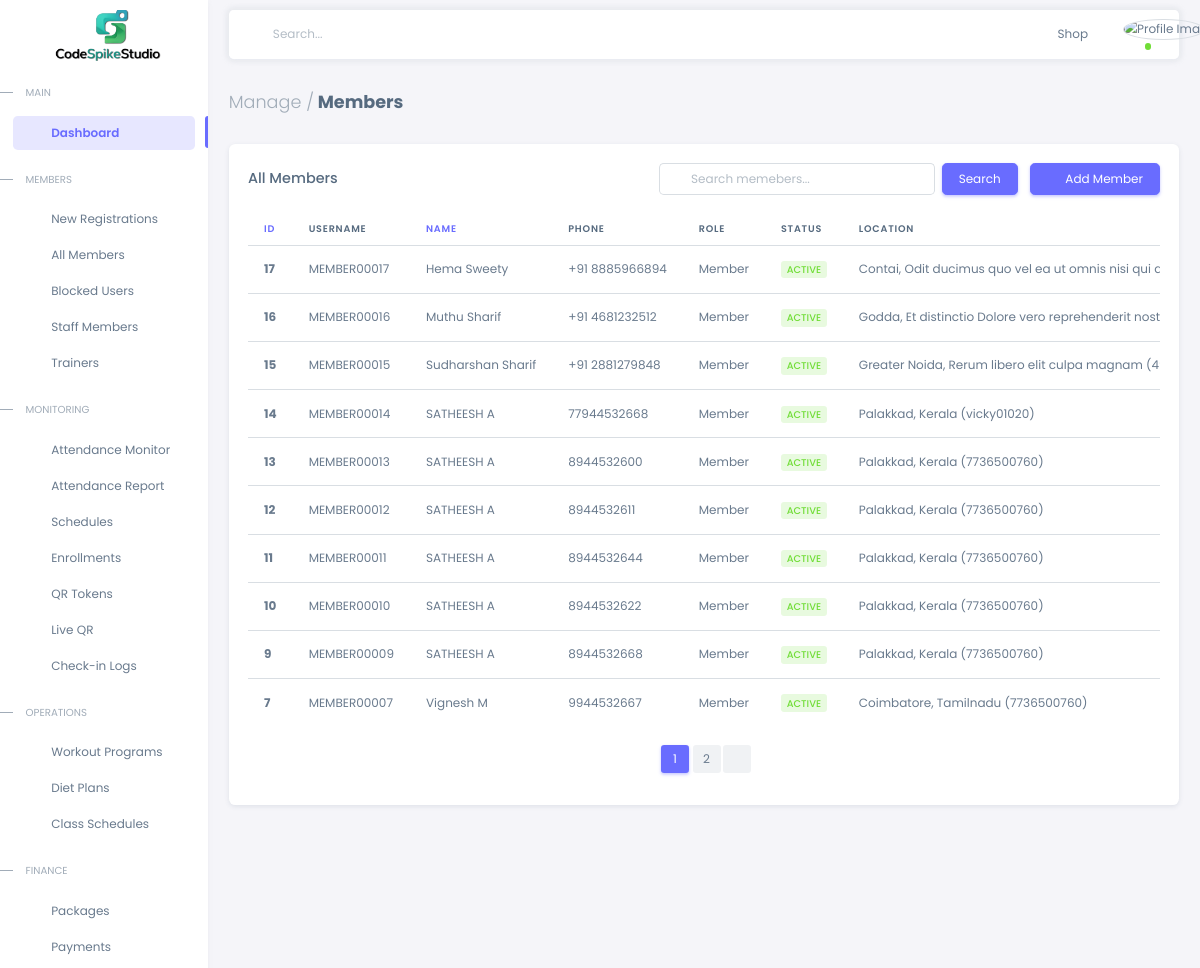
/users/ (upper part), run on an earlier commit of the app's database.
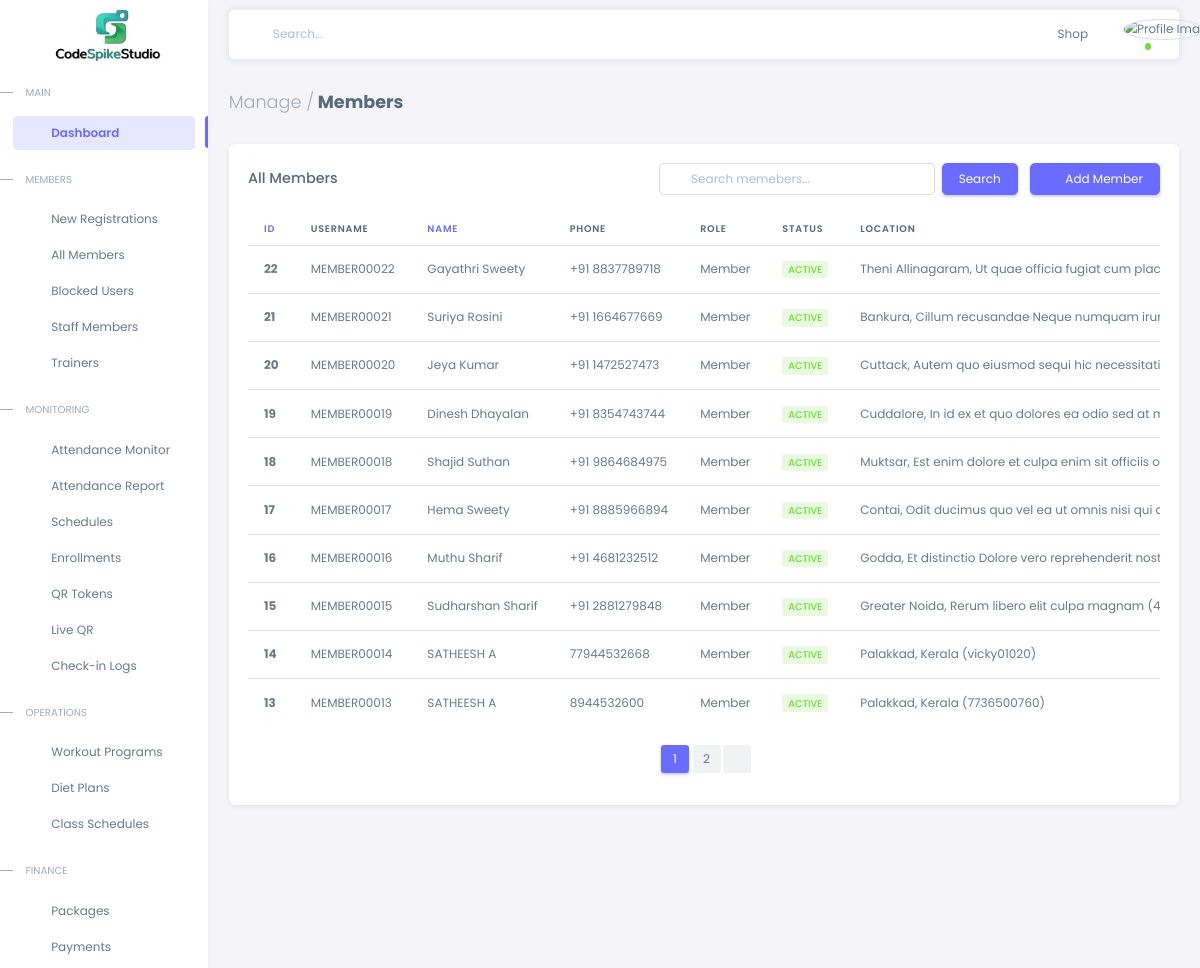
And on a later commit of the database.
### accounts/models.py (models this page shows, shortened)
class CustomUser(AbstractUser):
    username = models.CharField(max_length=20, unique=True, blank=True, null=True)
    phone_number = models.CharField(max_length=15, unique=True)
    member_id = models.BigAutoField(primary_key=True)
    join_date = models.DateField(auto_now_add=True)
    STAFF_ROLES = [
        ('Admin', 'Admin'),
        ('Manager', 'Manager'),
        ('Employee', 'Employee'),
        ('Customer', 'Customer'),
        ('Member', 'Member'),
        ('Trainer', 'Trainer'),
    ]
    staff_role = models.CharField(max_length=100, choices=STAFF_ROLES)
    email = models.EmailField(unique=True)
    address = models.TextField(blank=True, null=True)
    city = models.CharField(max_length=100, blank=True, null=True)
    state = models.CharField(max_length=100, blank=True, null=True)
    pincode = models.CharField(max_length=10, blank=True, null=True)
    date_of_birth = models.DateField(blank=True, null=True)
    GENDER_CHOICES = [
        ('Male', 'Male'),
        ('Female', 'Female'),
        ('Other', 'Other'),
    ]
    gender = models.CharField(max_length=10, choices=GENDER_CHOICES, blank=True, null=True)
    profile_image = models.ImageField(
        upload_to='profile_pics/',
        blank=True,
        null=True,
        validators=[FileExtensionValidator(allowed_extensions=['jpg', 'jpeg', 'png'])]
    )
    package = models.ForeignKey(Package, null=True, blank=True, on_delete=models.SET_NULL)
    is_active = models.BooleanField(default=True)
    on_subscription = models.BooleanField(default=False)
    is_staff = models.BooleanField(default=False)
    groups = models.ManyToManyField(Group, related_name="customuser_set", blank=True)
    user_permissions = models.ManyToManyField(Permission, related_name="customuser_permissions_set", blank=True)
    objects = CustomUserManager()
    USERNAME_FIELD = 'phone_number'
    REQUIRED_FIELDS = ['first_name', 'last_name', 'email']

### accounts/views.py (the view, shortened to what this page needs)
# urls.py: path('users/', UserListView.as_view(), name='user_list'),
class UserListView(ListView):
    model = User
    template_name = 'admin_panel/user_list.html'
    context_object_name = 'users'
    paginate_by = 10
    def get_queryset(self):
        queryset = super().get_queryset().filter(staff_role__iexact='Member')
        search_query = self.request.GET.get('q')
        sort_param = self.request.GET.get('sort')
        if sort_param == 'name':
            queryset = queryset.order_by('first_name', 'last_name')
        elif sort_param == '-name':
            queryset = queryset.order_by('-first_name', '-last_name')
        elif sort_param == 'member_id':
            queryset = queryset.order_by('member_id')
        elif sort_param == '-member_id':
            queryset = queryset.order_by('-member_id')
        else:
            queryset = queryset.order_by('-date_joined')  # default sort
        return queryset
    def get_template_names(self):
        admin_mode = getattr(settings, 'ADMIN_PANEL_MODE', 'basic').lower()
        if admin_mode == 'advanced':
            return ['advadmin/manage_user.html']
        elif admin_mode == 'standard':
            return ['admin_panel/manage_user.html']
        return ['admin_panel/manage_user.html']

### templates/advadmin/manage_user.html (shortened to what the changed rows need)
{% extends 'advadmin/index.html' %}
{% load static %}
{% block content %}
<div class="content-wrapper">
  <div class="container-xxl flex-grow-1 container-p-y">
    <div class="card mb-4">
      <div class="card-body">
        <div class="table-responsive text-nowrap">
          <table class="table table-hover">
            <thead>
              <tr>
                <th>
                  <a href="?{% if request.GET.q %}q={{ request.GET.q }}&{% endif %}sort={% if request.GET.sort == 'member_id' %}-member_id{% else %}member_id{% endif %}">
                    ID
                  </a>
                </th>
                <th>Username</th>
                <th>
                  <a href="?{% if request.GET.q %}q={{ request.GET.q }}&{% endif %}sort={% if request.GET.sort == 'name' %}-name{% else %}name{% endif %}">
                    Name
                  </a>
                </th>
                <th>Phone</th>
                <th>Role</th>
                <th>Status</th>
                <th>Location</th>
              </tr>
            </thead>
            <tbody class="table-border-bottom-0">
              {% for user in users %}
              <tr>
                <td><strong>{{ user.member_id }}</strong></td>
                <td>{{ user.username }}</td>
                <td>{{ user.first_name }} {{ user.last_name }}</td>
                <td>{{ user.phone_number }}</td>
                <td>{{ user.staff_role }}</td>
                <td>
                  <span class="badge bg-label-{% if user.is_active %}success{% else %}secondary{% endif %}">
                    {% if user.is_active %}Active{% else %}Inactive{% endif %}
                  </span>
                </td>
                <td>{{ user.city }}, {{ user.state }} ({{ user.pincode }})</td>
              </tr>
              {% endfor %}
            </tbody>
          </table>
        </div>
        {% if is_paginated %}
        <div class="mt-4">
          <nav aria-label="Page navigation">
            <ul class="pagination justify-content-center">
              {% for num in page_obj.paginator.page_range %}
                {% if page_obj.number == num %}
                <li class="page-item active">
                  <a class="page-link" href="#">{{ num }}</a>
                </li>
                {% elif num > page_obj.number|add:'-3' and num < page_obj.number|add:'3' %}
                <li class="page-item">
                  <a class="page-link" href="?page={{ num }}{% if request.GET.q %}&q={{ request.GET.q }}{% endif %}{% if request.GET.sort %}&sort={{ request.GET.sort }}{% endif %}">{{ num }}</a>
                </li>
                {% endif %}
              {% endfor %}
            </ul>
          </nav>
        </div>
        {% endif %}
      </div>
    </div>
  </div>
</div>
{% endblock %}

What changed in the data, as far as the page shows it:
no longer on this page (row unchanged): CustomUser: member_id "12", username "MEMBER00012", first_name "SATHEESH", last_name "A", phone_number "8944532611", staff_role "Member", is_active "ACTIVE", city "Palakkad", state "Kerala", pincode "7736500760"
no longer on this page (row unchanged): CustomUser: member_id "11", username "MEMBER00011", first_name "SATHEESH", last_name "A", phone_number "8944532644", staff_role "Member", is_active "ACTIVE", city "Palakkad", state "Kerala", pincode "7736500760"
no longer on this page (row unchanged): CustomUser: member_id "10", username "MEMBER00010", first_name "SATHEESH", last_name "A", phone_number "8944532622", staff_role "Member", is_active "ACTIVE", city "Palakkad", state "Kerala", pincode "7736500760"
no longer on this page (row unchanged): CustomUser: member_id "9", username "MEMBER00009", first_name "SATHEESH", last_name "A", phone_number "8944532668", staff_role "Member", is_active "ACTIVE", city "Palakkad", state "Kerala", pincode "7736500760"
no longer on this page (row unchanged): CustomUser: member_id "7", username "MEMBER00007", first_name "Vignesh", last_name "M", phone_number "9944532667", staff_role "Member", is_active "ACTIVE", city "Coimbatore", state "Tamilnadu", pincode "7736500760"
added CustomUser: member_id "22", username "MEMBER00022", first_name "Gayathri", last_name "Sweety", phone_number "+91 8837789718", staff_role "Member", is_active "ACTIVE", city "Theni Allinagaram", state "Ut quae officia fugiat cum…"
added CustomUser: member_id "21", username "MEMBER00021", first_name "Suriya", last_name "Rosini", phone_number "+91 1664677669", staff_role "Member", is_active "ACTIVE", city "Bankura", state "Cillum recusandae Neque numquam…"
added CustomUser: member_id "20", username "MEMBER00020", first_name "Jeya", last_name "Kumar", phone_number "+91 1472527473", staff_role "Member", is_active "ACTIVE", city "Cuttack", state "Autem quo eiusmod sequi hic…"
added CustomUser: member_id "19", username "MEMBER00019", first_name "Dinesh", last_name "Dhayalan", phone_number "+91 8354743744", staff_role "Member", is_active "ACTIVE", city "Cuddalore", state "In id ex et quo dolores ea odio sed at…"
added CustomUser: member_id "18", username "MEMBER00018", first_name "Shajid", last_name "Suthan", phone_number "+91 9864684975", staff_role "Member", is_active "ACTIVE", city "Muktsar", state "Est enim dolore et culpa enim sit officiis…"
